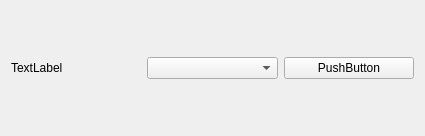
<?xml version="1.0" encoding="UTF-8"?>
<ui version="4.0">
 <class>DeviceWidget</class>
 <widget class="QWidget" name="DeviceWidget">
  <property name="geometry">
   <rect>
    <x>0</x>
    <y>0</y>
    <width>425</width>
    <height>136</height>
   </rect>
  </property>
  <property name="windowTitle">
   <string>Form</string>
  </property>
  <layout class="QVBoxLayout" name="verticalLayout_2">
   <item>
    <layout class="QHBoxLayout" name="horizontalLayout">
     <item>
      <widget class="QLabel" name="label">
       <property name="text">
        <string>TextLabel</string>
       </property>
      </widget>
     </item>
     <item>
      <widget class="QComboBox" name="cmbChannel"/>
     </item>
     <item>
      <widget class="QPushButton" name="pushButton_2">
       <property name="text">
        <string>PushButton</string>
       </property>
      </widget>
     </item>
    </layout>
   </item>
   <item>
    <layout class="QVBoxLayout" name="verticalLayout"/>
   </item>
  </layout>
 </widget>
 <resources/>
 <connections/>
</ui>
